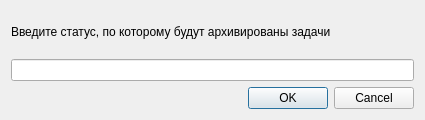
<?xml version="1.0" encoding="UTF-8"?>
<ui version="4.0">
 <class>ArchiveByStatusDialog</class>
 <widget class="QDialog" name="ArchiveByStatusDialog">
  <property name="geometry">
   <rect>
    <x>0</x>
    <y>0</y>
    <width>425</width>
    <height>120</height>
   </rect>
  </property>
  <property name="windowTitle">
   <string>Архивация</string>
  </property>
  <layout class="QGridLayout" name="gridLayout">
   <item row="2" column="0">
    <widget class="QDialogButtonBox" name="archiveByStatusButtonBox">
     <property name="orientation">
      <enum>Qt::Horizontal</enum>
     </property>
     <property name="standardButtons">
      <set>QDialogButtonBox::Cancel|QDialogButtonBox::Ok</set>
     </property>
    </widget>
   </item>
   <item row="0" column="0">
    <widget class="QLabel" name="archiveByStatusLabel">
     <property name="text">
      <string>Введите статус, по которому будут архивированы задачи</string>
     </property>
    </widget>
   </item>
   <item row="1" column="0">
    <widget class="QLineEdit" name="archiveByStatusLineEdit"/>
   </item>
  </layout>
 </widget>
 <resources/>
 <connections>
  <connection>
   <sender>archiveByStatusButtonBox</sender>
   <signal>accepted()</signal>
   <receiver>ArchiveByStatusDialog</receiver>
   <slot>accept()</slot>
   <hints>
    <hint type="sourcelabel">
     <x>248</x>
     <y>254</y>
    </hint>
    <hint type="destinationlabel">
     <x>157</x>
     <y>274</y>
    </hint>
   </hints>
  </connection>
  <connection>
   <sender>archiveByStatusButtonBox</sender>
   <signal>rejected()</signal>
   <receiver>ArchiveByStatusDialog</receiver>
   <slot>reject()</slot>
   <hints>
    <hint type="sourcelabel">
     <x>316</x>
     <y>260</y>
    </hint>
    <hint type="destinationlabel">
     <x>286</x>
     <y>274</y>
    </hint>
   </hints>
  </connection>
 </connections>
</ui>
